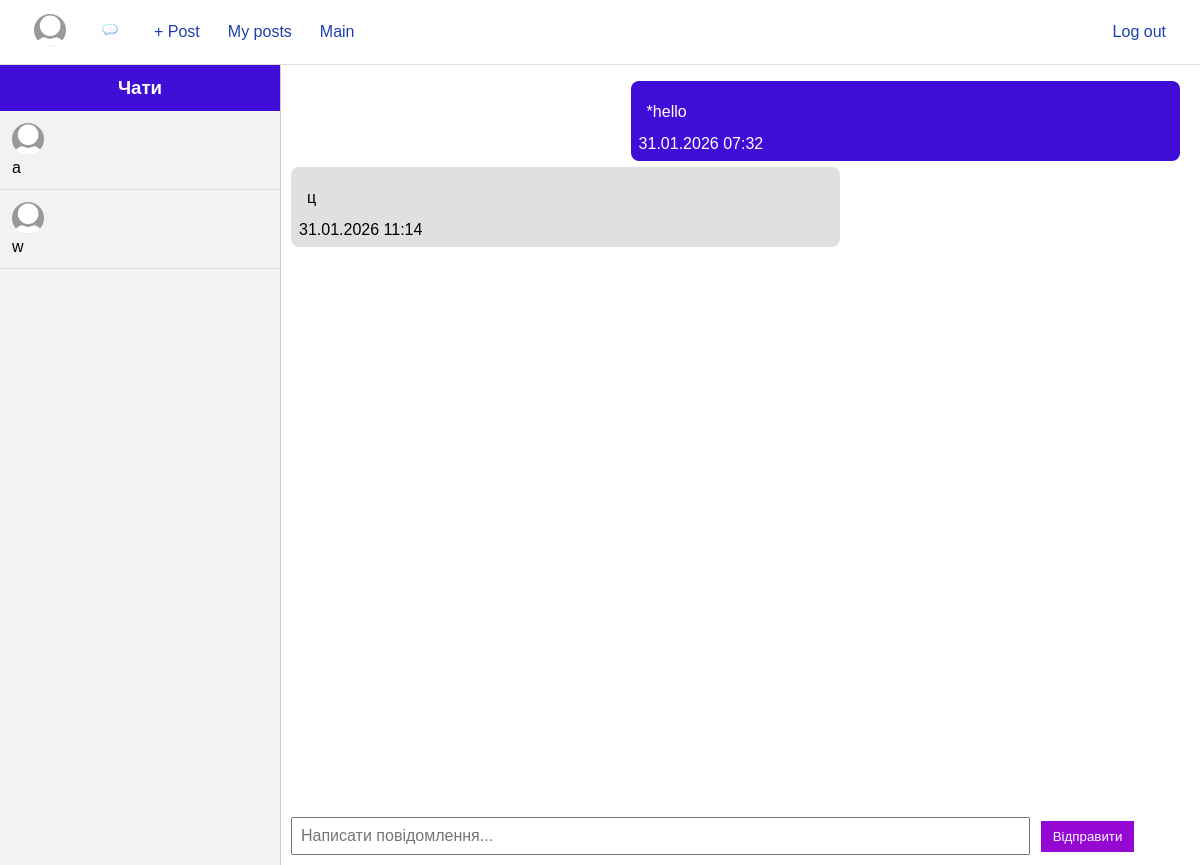
Before: /chats/2/ (signed in) with the older database file.
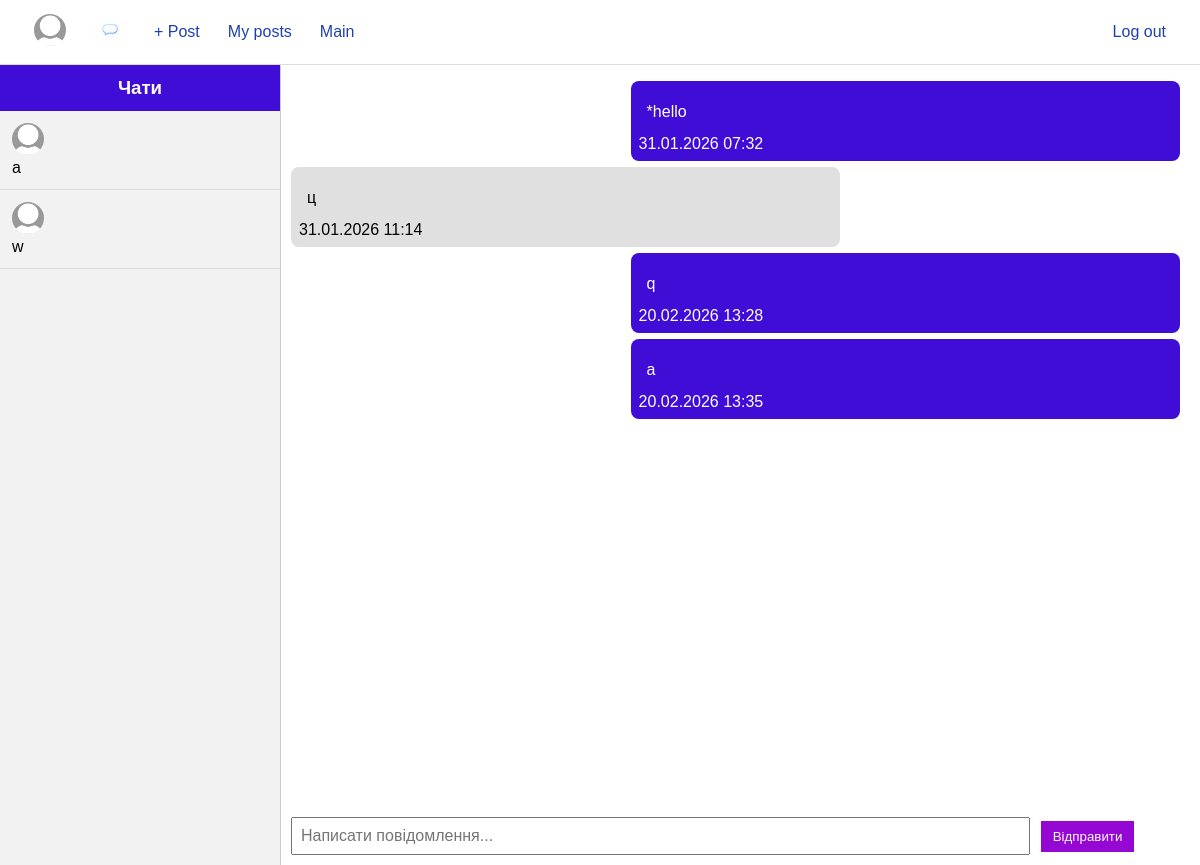
After: the same page with the newer database file.
### pages/models.py (models this page shows)
class Message(models.Model):
    chat = models.ForeignKey(Chat, on_delete=models.CASCADE, related_name="messages")
    sender = models.ForeignKey(User, on_delete=models.CASCADE)
    text = models.TextField(max_length=1000)
    created_at = models.DateTimeField(auto_now_add=True)

### pages/views.py (the view)
# urls.py: path("chats/", chats_view, name="chats"),
@login_required
def chats_view(request, user_id=None):
    users = User.objects.exclude(id=request.user.id).order_by("username")
    chat = None
    messages = None
    other_user = None
    if user_id is not None:
        other_user = get_object_or_404(User, id=user_id)
        user1 = request.user
        user2 = other_user
        chat, _ = Chat.objects.get_or_create(user1=user1, user2=user2)
        messages = chat.messages.order_by("created_at")
        if request.method == "POST":
            text = request.POST.get("text", "").strip()
            if text:
                Message.objects.create(chat=chat, sender=request.user, text=text)
            return redirect("chat_detail", user_id=other_user.id)
    return render(request, "chats.html", {"users": users,"chat": chat,"messages": messages,"other_user": other_user,})

### pages/templates/chats.html (shortened to what this page needs)
{% load static %}
<!DOCTYPE html>
<html lang="uk">
<head>
</head>
<body>
{% include "topbar.html" %}
<div class="chat-page">
<div class="chat-list">
    <h3>Чати</h3>
    {% for user in users %}
        <div class="chat-user">
            {% if user.profile_icon %}
                <a href="{% url 'profile' user.id %}">
                    <img src="{{ user.profile_icon.url }}" width="32" style="border-radius: 50%;">
                </a>
            {% else %}
                <a href="{% url 'profile' user.id %}">
                    <img src="{% static 'basic_icon.png' %}" width="32" style="border-radius: 50%;">
                </a>
            {% endif %}
            <a href="{% url 'chat_detail' user.id %}">{{ user.username }}</a>
        </div>
    {% empty %}
        <div class="chat-user">нема користувачів</div>
    {% endfor %}
</div>
    <div class="chat-content">
        {% if chat %}
            <div class="messages">
            {% for message in messages %}
                <div class="message {% if message.sender == request.user %}me{% else %}other{% endif %}">
                        <div class="message">
                            {{ message.text }}
                        </div>
            <span class="timestamp">{{ message.created_at|date:"d.m.Y H:i" }}</span>
                </div>
                {% endfor %}
            </div>
            <div class="chatinput">
            <form method="post">
                <input type="text" name="text" placeholder="Написати повідомлення..." required>
                    <button type="submit">Відправити</button>
            </form>
        </div>
        {% else %}
            <div class="chat-placeholder">чат не вибрано</div>
        {% endif %}
    </div>
</div>
</body>
</html>

### pages/templates/topbar.html (shortened to what this page needs)
{% load static %}
<div id="navbar">
    {% if user.profie_icon %}
        <a href="{% url 'profile' user.id %}">
            <img src="{{ user.profile_icon.url }}" width="32" style="border-radius: 50%;">
        </a>
    {% else %}
        <a href="{% url 'profile' user.id %}">
            <img src="{% static 'basic_icon.png' %}" width="32" style="border-radius: 50%;">
        </a>
 {%endif%}
    <a href="{% url 'chats' %}">
        <img src="{% static 'chat_image.png' %}" width="32">
    </a>
            <a href="{% url 'create_post' %}">+ Post</a>
            <a href="{% url 'user_posts' %}">My posts</a>
    <a href="{% url 'main_page' %}">Main</a>
    <div class="right">
        {% if user.is_authenticated %}
            <a href="{% url 'logout' %}">Log out</a>
        {% else %}
            <a href="{% url 'login' %}">Log in</a>
            <a href="{% url 'registrate' %}">Sign up</a>
        {% endif %}
    </div>
</div>

### pages/templates/chats.html (style rules this page uses)
body { margin: 0; height: 100vh; font-family: Arial, sans-serif; }
.chat-page { display: flex; height: 100vh; }
.chat-list { width: 280px; background: #f2f2f2; border-right: 1px solid #ccc; overflow-y: auto; }
.chat-list h3 { padding: 12px; margin: 0; background: #3f0dd5; color: white; text-align: center; }
.chat-user { padding: 12px; border-bottom: 1px solid #ddd; }
.chat-user a { text-decoration: none; color: black; display: block; }
.chat-content { flex: 1; display: flex; flex-direction: column; padding: 10px; }
.messages { flex: 1; overflow-y: auto; padding-right: 10px; }
.message { max-width: 60%; padding: 8px; margin: 6px 0; border-radius: 8px; }
.message.me { background: #3f0dd5; color: white; margin-left: auto; }
.message.other { background: #e0e0e0; color: black; margin-right: auto; }
.chatinput { margin-top: 10px; }
.chatinput input { width: 80%; padding: 8px; font-size: 16px; }
.chatinput button { padding: 8px 12px; margin-left: 6px; background: #9507d2; color: white; border: none; cursor: pointer; }

### pages/templates/topbar.html (style rules this page uses)
#navbar { background: white; position: sticky; top: 0; display: flex; align-items: center; padding: 0 20px; border-bottom: 1px solid #ddd; }
#navbar a { color: #1e40af; padding: 14px; text-decoration: none; font-size: 16px; border-radius: 4px; }
.right { margin-left: auto; display: flex; gap: 10px; }

Changed rows visible on the page:
added Message: text "q", created_at "20.02.2026 13:28"
added Message: text "a", created_at "20.02.2026 13:35"
